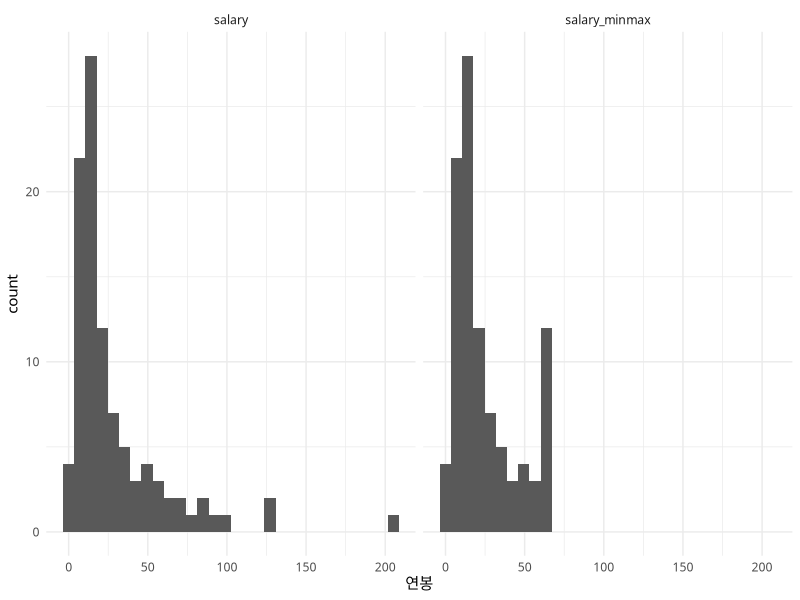
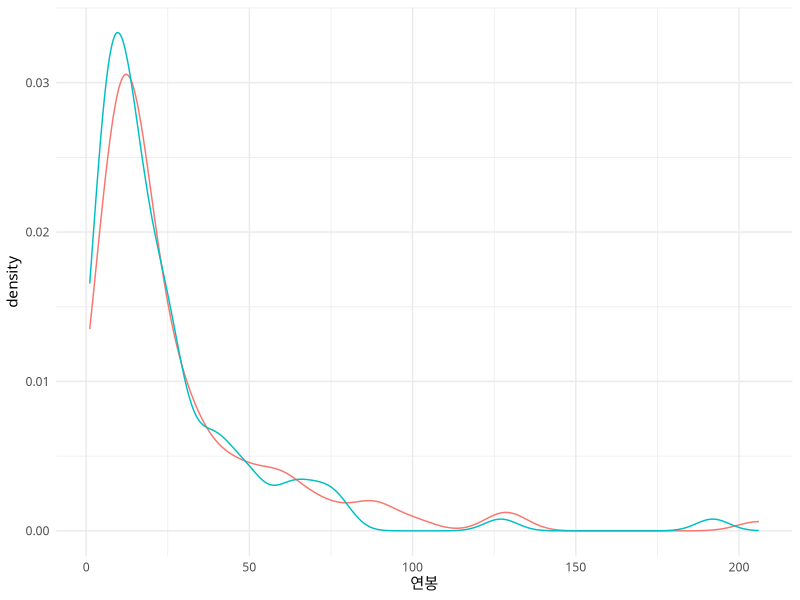

Recreate these plots in R, in order.
## ---- chunk 1
knitr::opts_chunk$set(echo = TRUE, message=FALSE, warning=FALSE,
                      comment="", digits = 3, tidy = FALSE, prompt = FALSE, fig.align = 'center')

## ---- chunk 2
library(tidyverse)

faked_tbl <- read_csv("data/faked.csv")

faked_tbl %>% 
  mutate(masked_ssn = str_replace_all(ssn, "[0-9]", "*")) %>% 
  mutate(masked_dob_ssn  = glue::glue("{str_sub(ssn, 1,2)}****-{str_sub(ssn, 8,8)}******")) %>% 
  select(name, ssn, masked_ssn, masked_dob_ssn)
## ---- chunk 3
faked_tbl %>% 
  mutate(salary_agg = ifelse(salary >= quantile(salary, .7), "많음", "적음")) %>% 
  select(name, salary, salary_agg)
## ---- chunk 4
faked_tbl %>% 
  mutate(salary_minmax = ifelse(salary >= quantile(salary, .9), quantile(salary, .9), salary)) %>% 
  select(name, salary, salary_minmax) %>% 
  pivot_longer(salary:salary_minmax, names_to = "구분", values_to = "연봉") %>% 
  ggplot(aes(x=연봉)) +
    geom_histogram() +
    facet_wrap(~구분) +
    theme_minimal(base_family = "NanumGothic")
## ---- chunk 5
faked_tbl %>% 
  mutate(성별 = rbinom(n(), 1, 0.5)) %>% 
  select(name, gender, 성별)
## ---- chunk 6
salary_params <- faked_tbl %>% 
  mutate(연봉 = log(salary)) %>% 
  summarise_at(vars(연봉), list(mean = mean, sd = sd))

salary_params
## ---- chunk 7
faked_tbl %>% 
  mutate(연봉 = rnorm(n(), salary_params$mean, salary_params$sd)) %>% 
  mutate(연봉 = exp(연봉)) %>% 
  select(salary, 연봉) %>% 
  pivot_longer(cols = salary:연봉, names_to = "구분", values_to = "연봉") %>% 
  ggplot(aes(x=연봉, color = 구분)) +
    geom_density() +
    theme_minimal(base_family = "NanumGothic") +
    theme(legend.position = "none")
